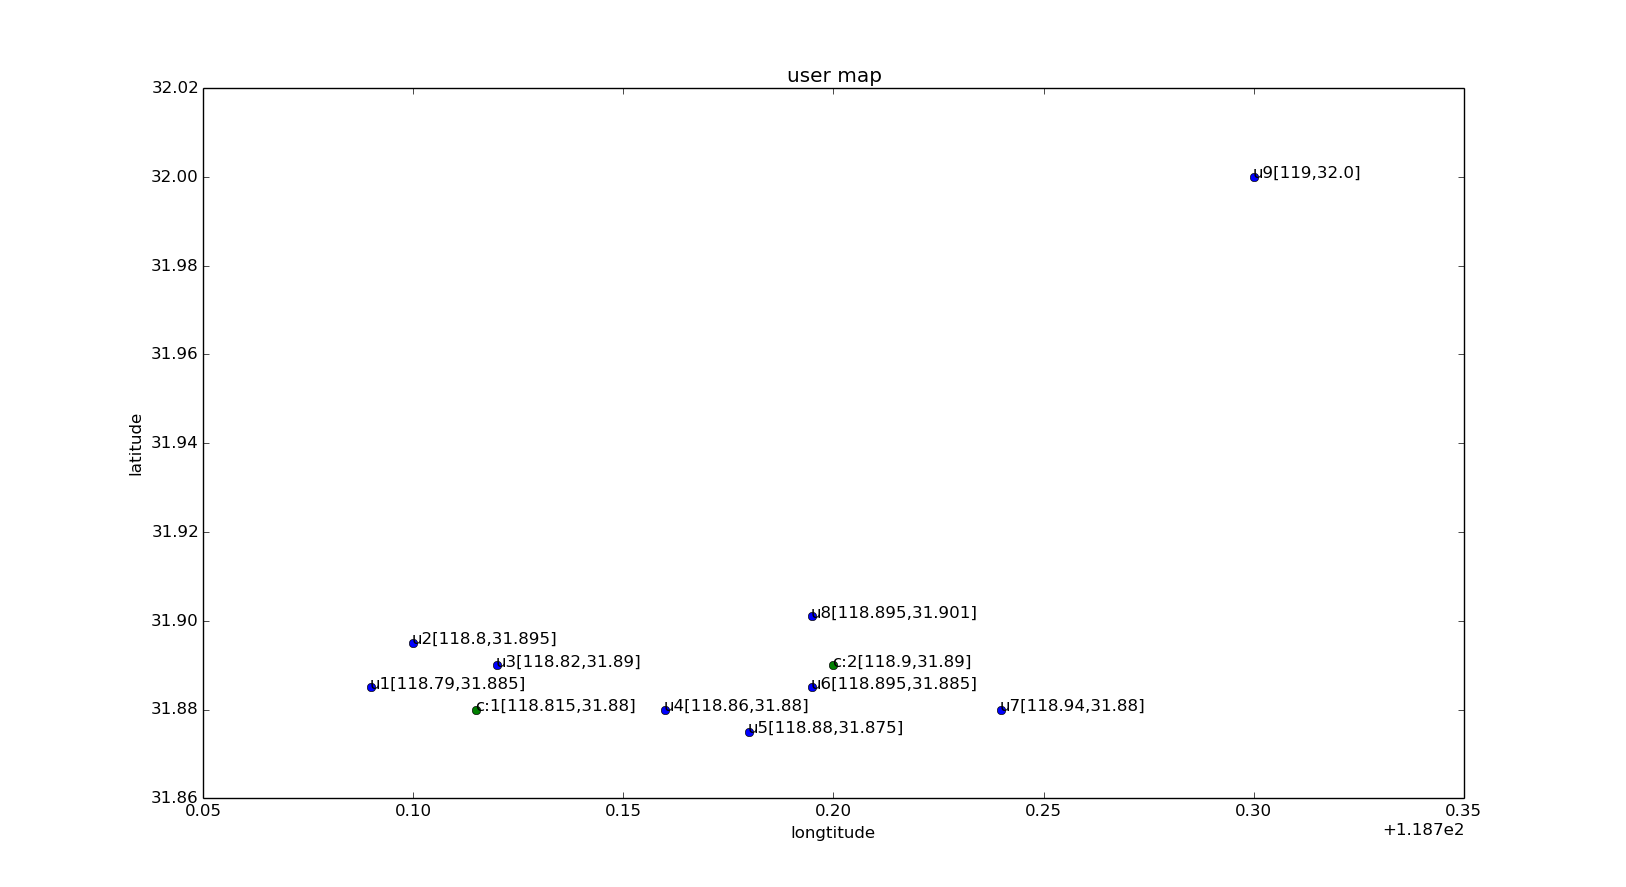

Reproduce this figure in Python.
#!/usr/bin/env python
# coding=utf-8

# Author      :   Xionghui Chen
# Created     :   2917.1.5
# Modified    :   2917.1.5
# Version     :   1.0

import matplotlib.pyplot as plt
# user_map.py
            #   1       2       3   4       5       6   7     8       9
u_latitude = [31.885,31.895,31.89,31.88,31.875,31.885,31.88,31.901,32.00]
u_longtitude = [118.79,118.80,118.82,118.86,118.88,118.895,118.94,118.895,119]
c_latitude = [31.88,31.89]
c_longtitude = [118.815,118.90]
if __name__ == "__main__":
    plt.plot(u_longtitude,u_latitude,'bo')
    plt.plot(c_longtitude,c_latitude,'go')
    for index,item in enumerate(c_longtitude):
        plt.annotate('c:%s[%s,%s]'%(index+1,str(c_longtitude[index]),str(c_latitude[index])),xy=(c_longtitude[index],c_latitude[index]),xytext=(c_longtitude[index],c_latitude[index]))


    for index,item in enumerate(u_latitude):
        plt.annotate('u%s[%s,%s]'%(index+1,str(u_longtitude[index]),str(u_latitude[index])),xy=(u_longtitude[index],u_latitude[index]),xytext=(u_longtitude[index],u_latitude[index]))

    plt.title("user map")
    plt.ylabel("latitude")
    plt.xlabel("longtitude")
    plt.show()
